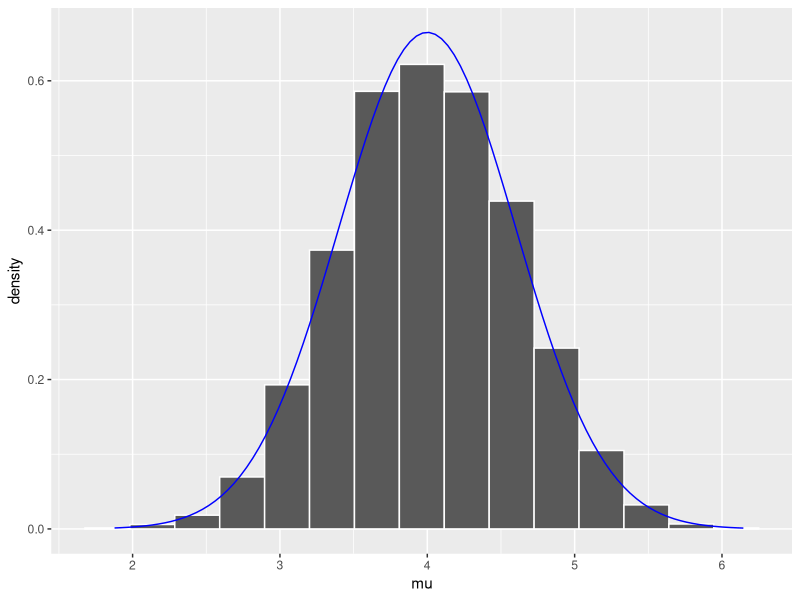

Write R code to recreate this figure.
# Imports
library(tidyverse)

set.seed(84735)
mc_tour = data.frame(mu = rnorm(5000, mean = 4, sd = 0.6))
ggplot(mc_tour, aes(x = mu)) + 
  geom_histogram(aes(y = ..density..), color = "white", bins = 15) + 
  stat_function(fun = dnorm, args = list(4, 0.6), color = "blue")
